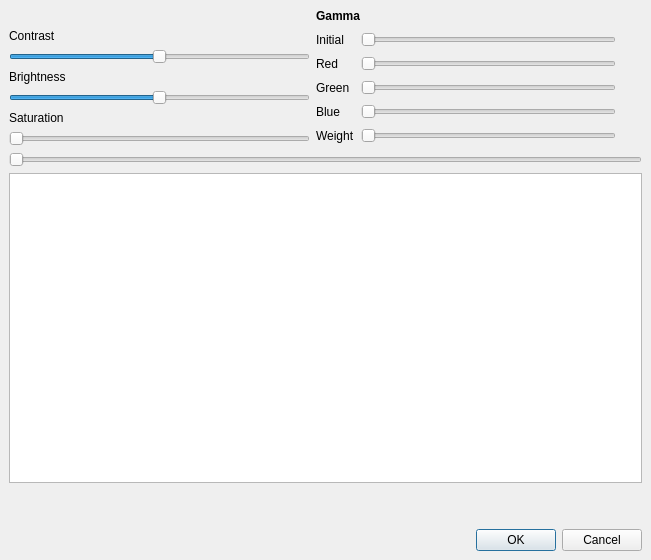
<ui version="4.0" >
 <class>DialogEq2</class>
 <widget class="QDialog" name="DialogEq2" >
  <property name="geometry" >
   <rect>
    <x>0</x>
    <y>0</y>
    <width>651</width>
    <height>560</height>
   </rect>
  </property>
  <property name="windowTitle" >
   <string>Contrast</string>
  </property>
  <layout class="QGridLayout" >
   <property name="margin" >
    <number>9</number>
   </property>
   <property name="spacing" >
    <number>6</number>
   </property>
   <item row="5" column="0" colspan="3" >
    <widget class="QDialogButtonBox" name="buttonBox" >
     <property name="orientation" >
      <enum>Qt::Horizontal</enum>
     </property>
     <property name="standardButtons" >
      <set>QDialogButtonBox::Cancel|QDialogButtonBox::NoButton|QDialogButtonBox::Ok</set>
     </property>
    </widget>
   </item>
   <item row="2" column="0" colspan="3" >
    <widget class="QSlider" name="horizontalSlider" >
     <property name="orientation" >
      <enum>Qt::Horizontal</enum>
     </property>
    </widget>
   </item>
   <item row="3" column="0" colspan="3" >
    <widget class="QGraphicsView" name="graphicsView" />
   </item>
   <item row="4" column="2" >
    <spacer>
     <property name="orientation" >
      <enum>Qt::Vertical</enum>
     </property>
     <property name="sizeType" >
      <enum>QSizePolicy::Ignored</enum>
     </property>
     <property name="sizeHint" >
      <size>
       <width>20</width>
       <height>40</height>
      </size>
     </property>
    </spacer>
   </item>
   <item row="0" column="1" >
    <widget class="QLabel" name="label_4" >
     <property name="text" >
      <string>&lt;b>Gamma&lt;/b></string>
     </property>
     <property name="textFormat" >
      <enum>Qt::RichText</enum>
     </property>
    </widget>
   </item>
   <item row="1" column="0" >
    <layout class="QGridLayout" >
     <property name="margin" >
      <number>0</number>
     </property>
     <property name="spacing" >
      <number>6</number>
     </property>
     <item row="4" column="0" >
      <widget class="QLabel" name="label_3" >
       <property name="text" >
        <string>Saturation</string>
       </property>
      </widget>
     </item>
     <item row="2" column="0" >
      <widget class="QLabel" name="label_2" >
       <property name="text" >
        <string>Brightness</string>
       </property>
      </widget>
     </item>
     <item row="0" column="0" >
      <widget class="QLabel" name="label" >
       <property name="text" >
        <string>Contrast</string>
       </property>
      </widget>
     </item>
     <item row="1" column="0" >
      <widget class="QSlider" name="horizontalSliderContrast" >
       <property name="minimum" >
        <number>-200</number>
       </property>
       <property name="maximum" >
        <number>200</number>
       </property>
       <property name="orientation" >
        <enum>Qt::Horizontal</enum>
       </property>
      </widget>
     </item>
     <item row="3" column="0" >
      <widget class="QSlider" name="horizontalSliderBrightness" >
       <property name="minimum" >
        <number>-100</number>
       </property>
       <property name="maximum" >
        <number>100</number>
       </property>
       <property name="orientation" >
        <enum>Qt::Horizontal</enum>
       </property>
      </widget>
     </item>
     <item row="5" column="0" >
      <widget class="QSlider" name="horizontalSliderSaturation" >
       <property name="maximum" >
        <number>300</number>
       </property>
       <property name="orientation" >
        <enum>Qt::Horizontal</enum>
       </property>
       <property name="tickInterval" >
        <number>1</number>
       </property>
      </widget>
     </item>
    </layout>
   </item>
   <item row="1" column="1" >
    <layout class="QGridLayout" >
     <property name="margin" >
      <number>0</number>
     </property>
     <property name="spacing" >
      <number>6</number>
     </property>
     <item row="2" column="1" >
      <widget class="QSlider" name="horizontalSliderGreen" >
       <property name="maximum" >
        <number>300</number>
       </property>
       <property name="orientation" >
        <enum>Qt::Horizontal</enum>
       </property>
      </widget>
     </item>
     <item row="3" column="1" >
      <widget class="QSlider" name="horizontalSliderBlue" >
       <property name="maximum" >
        <number>300</number>
       </property>
       <property name="orientation" >
        <enum>Qt::Horizontal</enum>
       </property>
      </widget>
     </item>
     <item row="3" column="0" >
      <widget class="QLabel" name="label_9" >
       <property name="text" >
        <string>Blue</string>
       </property>
      </widget>
     </item>
     <item row="1" column="0" >
      <widget class="QLabel" name="label_6" >
       <property name="text" >
        <string>Red</string>
       </property>
      </widget>
     </item>
     <item row="0" column="0" >
      <widget class="QLabel" name="label_5" >
       <property name="text" >
        <string>Initial</string>
       </property>
      </widget>
     </item>
     <item row="4" column="0" >
      <widget class="QLabel" name="label_7" >
       <property name="text" >
        <string>Weight</string>
       </property>
      </widget>
     </item>
     <item row="1" column="1" >
      <widget class="QSlider" name="horizontalSliderRed" >
       <property name="maximum" >
        <number>300</number>
       </property>
       <property name="orientation" >
        <enum>Qt::Horizontal</enum>
       </property>
      </widget>
     </item>
     <item row="2" column="0" >
      <widget class="QLabel" name="label_8" >
       <property name="text" >
        <string>Green</string>
       </property>
      </widget>
     </item>
     <item row="0" column="1" >
      <widget class="QSlider" name="horizontalSliderInitial" >
       <property name="maximum" >
        <number>300</number>
       </property>
       <property name="orientation" >
        <enum>Qt::Horizontal</enum>
       </property>
      </widget>
     </item>
     <item row="4" column="1" >
      <widget class="QSlider" name="horizontalSliderWeight" >
       <property name="maximum" >
        <number>300</number>
       </property>
       <property name="orientation" >
        <enum>Qt::Horizontal</enum>
       </property>
      </widget>
     </item>
    </layout>
   </item>
  </layout>
 </widget>
 <resources/>
 <connections>
  <connection>
   <sender>buttonBox</sender>
   <signal>accepted()</signal>
   <receiver>DialogEq2</receiver>
   <slot>accept()</slot>
   <hints>
    <hint type="sourcelabel" >
     <x>248</x>
     <y>254</y>
    </hint>
    <hint type="destinationlabel" >
     <x>157</x>
     <y>274</y>
    </hint>
   </hints>
  </connection>
  <connection>
   <sender>buttonBox</sender>
   <signal>rejected()</signal>
   <receiver>DialogEq2</receiver>
   <slot>reject()</slot>
   <hints>
    <hint type="sourcelabel" >
     <x>316</x>
     <y>260</y>
    </hint>
    <hint type="destinationlabel" >
     <x>286</x>
     <y>274</y>
    </hint>
   </hints>
  </connection>
 </connections>
</ui>
